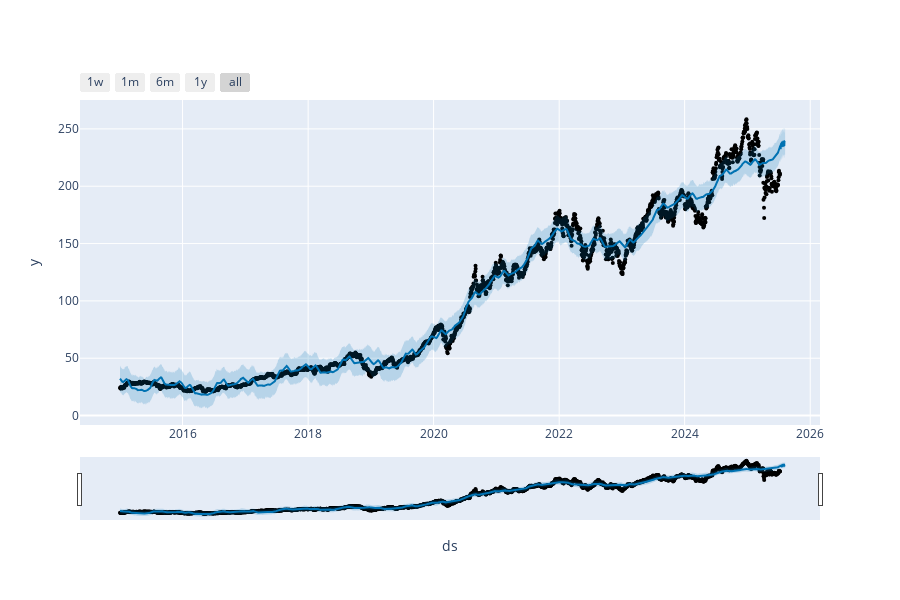

The code cell stored with this chart in its notebook:
### Code cell
from prophet.plot import plot_plotly,plot_components_plotly
plot_plotly(model,forecast)

### Figure 1 — Plotly figure (JSON) as saved in the notebook; plotly's stock layout.template omitted (floating-point values rounded to 4 significant figures; data arrays with more than 128 entries replaced by an {"elided": "..."} marker saying what was removed)
{"data": [{"marker": {"color": "black", "size": 4}, "mode": "markers", "name": "Actual", "type": "scatter", "x": {"elided": "2644 str values"}, "y": {"elided": "2644 float values"}}, {"hoverinfo": "skip", "line": {"width": 0}, "mode": "lines", "type": "scatter", "x": {"elided": "2674 str values"}, "y": {"elided": "2674 float values"}}, {"fill": "tonexty", "fillcolor": "rgba(0, 114, 178, 0.2)", "line": {"color": "#0072B2", "width": 2}, "mode": "lines", "name": "Predicted", "type": "scatter", "x": {"elided": "2674 str values"}, "y": {"elided": "2674 float values"}}, {"fill": "tonexty", "fillcolor": "rgba(0, 114, 178, 0.2)", "hoverinfo": "skip", "line": {"width": 0}, "mode": "lines", "type": "scatter", "x": {"elided": "2674 str values"}, "y": {"elided": "2674 float values"}}], "layout": {"height": 600, "showlegend": false, "width": 900, "xaxis": {"rangeselector": {"buttons": [{"count": 7, "label": "1w", "step": "day", "stepmode": "backward"}, {"count": 1, "label": "1m", "step": "month", "stepmode": "backward"}, {"count": 6, "label": "6m", "step": "month", "stepmode": "backward"}, {"count": 1, "label": "1y", "step": "year", "stepmode": "backward"}, {"step": "all"}]}, "rangeslider": {"visible": true}, "title": {"text": "ds"}, "type": "date"}, "yaxis": {"title": {"text": "y"}}}}
